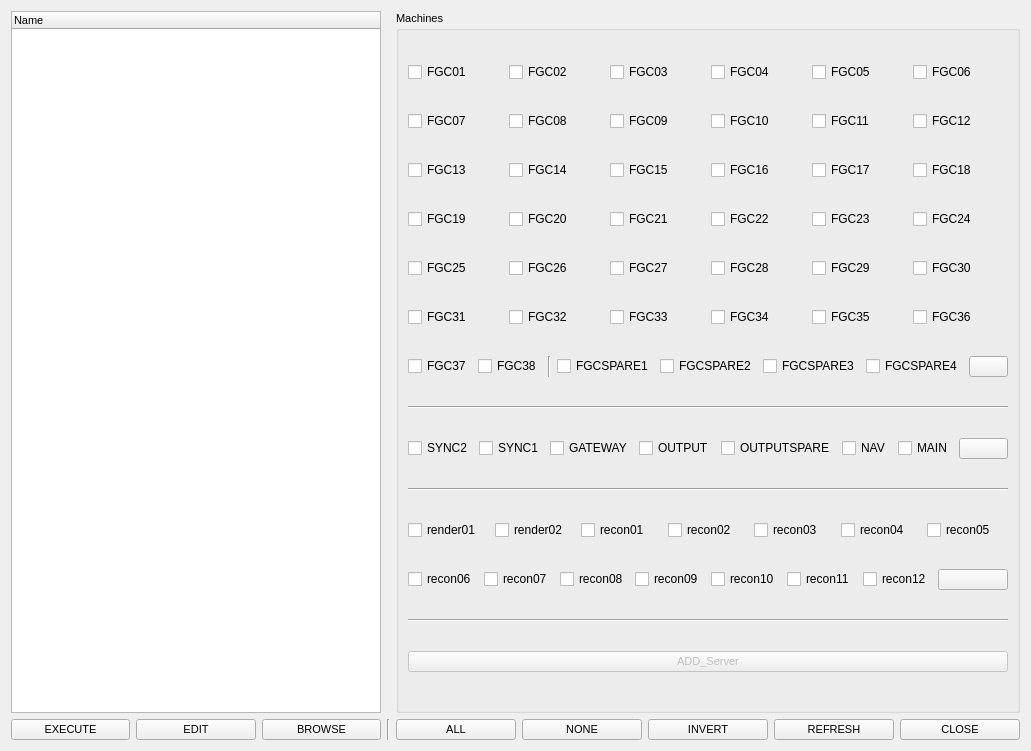
<?xml version="1.0" encoding="UTF-8"?>
<ui version="4.0">
 <class>Form</class>
 <widget class="QWidget" name="Form">
  <property name="geometry">
   <rect>
    <x>0</x>
    <y>0</y>
    <width>1031</width>
    <height>751</height>
   </rect>
  </property>
  <property name="windowTitle">
   <string>ITool - @lex</string>
  </property>
  <layout class="QGridLayout" name="gridLayout">
   <item row="0" column="0">
    <widget class="QTreeWidget" name="treeWidget">
     <property name="font">
      <font>
       <pointsize>8</pointsize>
      </font>
     </property>
     <property name="editTriggers">
      <set>QAbstractItemView::DoubleClicked|QAbstractItemView::EditKeyPressed|QAbstractItemView::SelectedClicked</set>
     </property>
     <property name="selectionMode">
      <enum>QAbstractItemView::SingleSelection</enum>
     </property>
     <column>
      <property name="text">
       <string>Name</string>
      </property>
     </column>
    </widget>
   </item>
   <item row="1" column="2">
    <layout class="QHBoxLayout" name="horizontalLayout">
     <item>
      <widget class="QPushButton" name="btnAll">
       <property name="font">
        <font>
         <pointsize>8</pointsize>
        </font>
       </property>
       <property name="toolTip">
        <string>&lt;html&gt;&lt;head/&gt;&lt;body&gt;&lt;p&gt;select all servers&lt;/p&gt;&lt;/body&gt;&lt;/html&gt;</string>
       </property>
       <property name="text">
        <string>ALL</string>
       </property>
      </widget>
     </item>
     <item>
      <widget class="QPushButton" name="btnNone">
       <property name="font">
        <font>
         <pointsize>8</pointsize>
        </font>
       </property>
       <property name="toolTip">
        <string>&lt;html&gt;&lt;head/&gt;&lt;body&gt;&lt;p&gt;unselect all servers&lt;/p&gt;&lt;/body&gt;&lt;/html&gt;</string>
       </property>
       <property name="text">
        <string>NONE</string>
       </property>
      </widget>
     </item>
     <item>
      <widget class="QPushButton" name="btnInvert">
       <property name="enabled">
        <bool>true</bool>
       </property>
       <property name="font">
        <font>
         <pointsize>8</pointsize>
        </font>
       </property>
       <property name="toolTip">
        <string>&lt;html&gt;&lt;head/&gt;&lt;body&gt;&lt;p&gt;invert selection servers&lt;/p&gt;&lt;/body&gt;&lt;/html&gt;</string>
       </property>
       <property name="text">
        <string>INVERT</string>
       </property>
      </widget>
     </item>
     <item>
      <widget class="QPushButton" name="btnRefresh">
       <property name="enabled">
        <bool>true</bool>
       </property>
       <property name="font">
        <font>
         <pointsize>8</pointsize>
        </font>
       </property>
       <property name="toolTip">
        <string>&lt;html&gt;&lt;head/&gt;&lt;body&gt;&lt;p&gt;ping all servers&lt;/p&gt;&lt;/body&gt;&lt;/html&gt;</string>
       </property>
       <property name="text">
        <string>REFRESH</string>
       </property>
      </widget>
     </item>
     <item>
      <widget class="QPushButton" name="btnClose">
       <property name="font">
        <font>
         <pointsize>8</pointsize>
        </font>
       </property>
       <property name="toolTip">
        <string>&lt;html&gt;&lt;head/&gt;&lt;body&gt;&lt;p&gt;close app&lt;/p&gt;&lt;/body&gt;&lt;/html&gt;</string>
       </property>
       <property name="text">
        <string>CLOSE</string>
       </property>
      </widget>
     </item>
    </layout>
   </item>
   <item row="1" column="0">
    <layout class="QHBoxLayout" name="horizontalLayout_11">
     <item>
      <widget class="QPushButton" name="btnRun">
       <property name="font">
        <font>
         <pointsize>8</pointsize>
        </font>
       </property>
       <property name="toolTip">
        <string>&lt;html&gt;&lt;head/&gt;&lt;body&gt;&lt;p&gt;run script&lt;/p&gt;&lt;/body&gt;&lt;/html&gt;</string>
       </property>
       <property name="text">
        <string>EXECUTE</string>
       </property>
      </widget>
     </item>
     <item>
      <widget class="QPushButton" name="btnEdit">
       <property name="font">
        <font>
         <pointsize>8</pointsize>
        </font>
       </property>
       <property name="toolTip">
        <string>&lt;html&gt;&lt;head/&gt;&lt;body&gt;&lt;p&gt;edit script&lt;/p&gt;&lt;/body&gt;&lt;/html&gt;</string>
       </property>
       <property name="text">
        <string>EDIT</string>
       </property>
      </widget>
     </item>
     <item>
      <widget class="QPushButton" name="btnBrowse">
       <property name="font">
        <font>
         <pointsize>8</pointsize>
        </font>
       </property>
       <property name="toolTip">
        <string>&lt;html&gt;&lt;head/&gt;&lt;body&gt;&lt;p&gt;change location&lt;/p&gt;&lt;/body&gt;&lt;/html&gt;</string>
       </property>
       <property name="text">
        <string>BROWSE</string>
       </property>
      </widget>
     </item>
    </layout>
   </item>
   <item row="1" column="1">
    <widget class="Line" name="line_5">
     <property name="font">
      <font>
       <pointsize>8</pointsize>
      </font>
     </property>
     <property name="orientation">
      <enum>Qt::Vertical</enum>
     </property>
    </widget>
   </item>
   <item row="0" column="2">
    <widget class="QGroupBox" name="gbServers">
     <property name="font">
      <font>
       <pointsize>8</pointsize>
      </font>
     </property>
     <property name="title">
      <string>Machines</string>
     </property>
     <layout class="QGridLayout" name="gridLayout_2">
      <item row="0" column="0">
       <layout class="QHBoxLayout" name="horizontalLayout_2">
        <item>
         <widget class="QCheckBox" name="FGC01">
          <property name="font">
           <font>
            <pointsize>9</pointsize>
           </font>
          </property>
          <property name="text">
           <string>FGC01</string>
          </property>
         </widget>
        </item>
        <item>
         <widget class="QCheckBox" name="FGC02">
          <property name="font">
           <font>
            <pointsize>9</pointsize>
           </font>
          </property>
          <property name="text">
           <string>FGC02</string>
          </property>
         </widget>
        </item>
        <item>
         <widget class="QCheckBox" name="FGC03">
          <property name="font">
           <font>
            <pointsize>9</pointsize>
           </font>
          </property>
          <property name="text">
           <string>FGC03</string>
          </property>
         </widget>
        </item>
        <item>
         <widget class="QCheckBox" name="FGC04">
          <property name="font">
           <font>
            <pointsize>9</pointsize>
           </font>
          </property>
          <property name="text">
           <string>FGC04</string>
          </property>
         </widget>
        </item>
        <item>
         <widget class="QCheckBox" name="FGC05">
          <property name="font">
           <font>
            <pointsize>9</pointsize>
           </font>
          </property>
          <property name="text">
           <string>FGC05</string>
          </property>
         </widget>
        </item>
        <item>
         <widget class="QCheckBox" name="FGC06">
          <property name="font">
           <font>
            <pointsize>9</pointsize>
           </font>
          </property>
          <property name="text">
           <string>FGC06</string>
          </property>
         </widget>
        </item>
       </layout>
      </item>
      <item row="7" column="0">
       <widget class="Line" name="line_2">
        <property name="font">
         <font>
          <pointsize>8</pointsize>
         </font>
        </property>
        <property name="orientation">
         <enum>Qt::Horizontal</enum>
        </property>
       </widget>
      </item>
      <item row="9" column="0">
       <widget class="Line" name="line_4">
        <property name="font">
         <font>
          <pointsize>8</pointsize>
         </font>
        </property>
        <property name="orientation">
         <enum>Qt::Horizontal</enum>
        </property>
       </widget>
      </item>
      <item row="3" column="0">
       <layout class="QHBoxLayout" name="horizontalLayout_5">
        <item>
         <widget class="QCheckBox" name="FGC19">
          <property name="font">
           <font>
            <pointsize>9</pointsize>
           </font>
          </property>
          <property name="text">
           <string>FGC19</string>
          </property>
         </widget>
        </item>
        <item>
         <widget class="QCheckBox" name="FGC20">
          <property name="font">
           <font>
            <pointsize>9</pointsize>
           </font>
          </property>
          <property name="text">
           <string>FGC20</string>
          </property>
         </widget>
        </item>
        <item>
         <widget class="QCheckBox" name="FGC21">
          <property name="font">
           <font>
            <pointsize>9</pointsize>
           </font>
          </property>
          <property name="text">
           <string>FGC21</string>
          </property>
         </widget>
        </item>
        <item>
         <widget class="QCheckBox" name="FGC22">
          <property name="font">
           <font>
            <pointsize>9</pointsize>
           </font>
          </property>
          <property name="text">
           <string>FGC22</string>
          </property>
         </widget>
        </item>
        <item>
         <widget class="QCheckBox" name="FGC23">
          <property name="font">
           <font>
            <pointsize>9</pointsize>
           </font>
          </property>
          <property name="text">
           <string>FGC23</string>
          </property>
         </widget>
        </item>
        <item>
         <widget class="QCheckBox" name="FGC24">
          <property name="font">
           <font>
            <pointsize>9</pointsize>
           </font>
          </property>
          <property name="text">
           <string>FGC24</string>
          </property>
         </widget>
        </item>
       </layout>
      </item>
      <item row="1" column="0">
       <layout class="QHBoxLayout" name="horizontalLayout_3">
        <item>
         <widget class="QCheckBox" name="FGC07">
          <property name="font">
           <font>
            <pointsize>9</pointsize>
           </font>
          </property>
          <property name="text">
           <string>FGC07</string>
          </property>
         </widget>
        </item>
        <item>
         <widget class="QCheckBox" name="FGC08">
          <property name="font">
           <font>
            <pointsize>9</pointsize>
           </font>
          </property>
          <property name="text">
           <string>FGC08</string>
          </property>
         </widget>
        </item>
        <item>
         <widget class="QCheckBox" name="FGC09">
          <property name="font">
           <font>
            <pointsize>9</pointsize>
           </font>
          </property>
          <property name="text">
           <string>FGC09</string>
          </property>
         </widget>
        </item>
        <item>
         <widget class="QCheckBox" name="FGC10">
          <property name="font">
           <font>
            <pointsize>9</pointsize>
           </font>
          </property>
          <property name="text">
           <string>FGC10</string>
          </property>
         </widget>
        </item>
        <item>
         <widget class="QCheckBox" name="FGC11">
          <property name="font">
           <font>
            <pointsize>9</pointsize>
           </font>
          </property>
          <property name="text">
           <string>FGC11</string>
          </property>
         </widget>
        </item>
        <item>
         <widget class="QCheckBox" name="FGC12">
          <property name="font">
           <font>
            <pointsize>9</pointsize>
           </font>
          </property>
          <property name="text">
           <string>FGC12</string>
          </property>
         </widget>
        </item>
       </layout>
      </item>
      <item row="8" column="0">
       <layout class="QHBoxLayout" name="horizontalLayout_9">
        <item>
         <widget class="QCheckBox" name="Sync2">
          <property name="font">
           <font>
            <pointsize>9</pointsize>
           </font>
          </property>
          <property name="text">
           <string>SYNC2</string>
          </property>
         </widget>
        </item>
        <item>
         <widget class="QCheckBox" name="Sync1">
          <property name="font">
           <font>
            <pointsize>9</pointsize>
           </font>
          </property>
          <property name="text">
           <string>SYNC1</string>
          </property>
         </widget>
        </item>
        <item>
         <widget class="QCheckBox" name="Gateway">
          <property name="font">
           <font>
            <pointsize>9</pointsize>
           </font>
          </property>
          <property name="text">
           <string>GATEWAY</string>
          </property>
         </widget>
        </item>
        <item>
         <widget class="QCheckBox" name="Output">
          <property name="font">
           <font>
            <pointsize>9</pointsize>
           </font>
          </property>
          <property name="text">
           <string>OUTPUT</string>
          </property>
         </widget>
        </item>
        <item>
         <widget class="QCheckBox" name="Outputspare">
          <property name="font">
           <font>
            <pointsize>9</pointsize>
           </font>
          </property>
          <property name="text">
           <string>OUTPUTSPARE</string>
          </property>
         </widget>
        </item>
        <item>
         <widget class="QCheckBox" name="Nav">
          <property name="font">
           <font>
            <pointsize>9</pointsize>
            <weight>50</weight>
            <bold>false</bold>
           </font>
          </property>
          <property name="text">
           <string>NAV</string>
          </property>
         </widget>
        </item>
        <item>
         <widget class="QCheckBox" name="Main">
          <property name="font">
           <font>
            <pointsize>9</pointsize>
            <weight>50</weight>
            <bold>false</bold>
           </font>
          </property>
          <property name="text">
           <string>MAIN</string>
          </property>
         </widget>
        </item>
        <item>
         <widget class="QPushButton" name="btnMgmt">
          <property name="font">
           <font>
            <pointsize>8</pointsize>
           </font>
          </property>
          <property name="toolTip">
           <string>&lt;html&gt;&lt;head/&gt;&lt;body&gt;&lt;p&gt;select all MGMT&lt;/p&gt;&lt;/body&gt;&lt;/html&gt;</string>
          </property>
          <property name="toolTipDuration">
           <number>-1</number>
          </property>
          <property name="text">
           <string/>
          </property>
          <attribute name="buttonGroup">
           <string notr="true">buttonGroup</string>
          </attribute>
         </widget>
        </item>
       </layout>
      </item>
      <item row="10" column="0">
       <layout class="QHBoxLayout" name="horizontalLayout_10">
        <item>
         <widget class="QCheckBox" name="render01">
          <property name="enabled">
           <bool>true</bool>
          </property>
          <property name="font">
           <font>
            <pointsize>9</pointsize>
           </font>
          </property>
          <property name="text">
           <string>render01</string>
          </property>
         </widget>
        </item>
        <item>
         <widget class="QCheckBox" name="render02">
          <property name="enabled">
           <bool>true</bool>
          </property>
          <property name="font">
           <font>
            <pointsize>9</pointsize>
           </font>
          </property>
          <property name="text">
           <string>render02</string>
          </property>
         </widget>
        </item>
        <item>
         <widget class="QCheckBox" name="recon01">
          <property name="enabled">
           <bool>true</bool>
          </property>
          <property name="font">
           <font>
            <pointsize>9</pointsize>
           </font>
          </property>
          <property name="text">
           <string>recon01</string>
          </property>
         </widget>
        </item>
        <item>
         <widget class="QCheckBox" name="recon02">
          <property name="enabled">
           <bool>true</bool>
          </property>
          <property name="font">
           <font>
            <pointsize>9</pointsize>
           </font>
          </property>
          <property name="text">
           <string>recon02</string>
          </property>
         </widget>
        </item>
        <item>
         <widget class="QCheckBox" name="recon03">
          <property name="font">
           <font>
            <pointsize>9</pointsize>
           </font>
          </property>
          <property name="text">
           <string>recon03</string>
          </property>
         </widget>
        </item>
        <item>
         <widget class="QCheckBox" name="recon04">
          <property name="font">
           <font>
            <pointsize>9</pointsize>
           </font>
          </property>
          <property name="text">
           <string>recon04</string>
          </property>
         </widget>
        </item>
        <item>
         <widget class="QCheckBox" name="recon05">
          <property name="enabled">
           <bool>true</bool>
          </property>
          <property name="font">
           <font>
            <pointsize>9</pointsize>
           </font>
          </property>
          <property name="text">
           <string>recon05</string>
          </property>
         </widget>
        </item>
       </layout>
      </item>
      <item row="5" column="0">
       <layout class="QHBoxLayout" name="horizontalLayout_6">
        <item>
         <widget class="QCheckBox" name="FGC31">
          <property name="font">
           <font>
            <pointsize>9</pointsize>
           </font>
          </property>
          <property name="text">
           <string>FGC31</string>
          </property>
         </widget>
        </item>
        <item>
         <widget class="QCheckBox" name="FGC32">
          <property name="font">
           <font>
            <pointsize>9</pointsize>
           </font>
          </property>
          <property name="text">
           <string>FGC32</string>
          </property>
         </widget>
        </item>
        <item>
         <widget class="QCheckBox" name="FGC33">
          <property name="font">
           <font>
            <pointsize>9</pointsize>
           </font>
          </property>
          <property name="text">
           <string>FGC33</string>
          </property>
         </widget>
        </item>
        <item>
         <widget class="QCheckBox" name="FGC34">
          <property name="font">
           <font>
            <pointsize>9</pointsize>
           </font>
          </property>
          <property name="text">
           <string>FGC34</string>
          </property>
         </widget>
        </item>
        <item>
         <widget class="QCheckBox" name="FGC35">
          <property name="font">
           <font>
            <pointsize>9</pointsize>
           </font>
          </property>
          <property name="text">
           <string>FGC35</string>
          </property>
         </widget>
        </item>
        <item>
         <widget class="QCheckBox" name="FGC36">
          <property name="font">
           <font>
            <pointsize>9</pointsize>
           </font>
          </property>
          <property name="text">
           <string>FGC36</string>
          </property>
         </widget>
        </item>
       </layout>
      </item>
      <item row="6" column="0">
       <layout class="QHBoxLayout" name="horizontalLayout_7">
        <item>
         <widget class="QCheckBox" name="FGC37">
          <property name="font">
           <font>
            <pointsize>9</pointsize>
           </font>
          </property>
          <property name="text">
           <string>FGC37</string>
          </property>
         </widget>
        </item>
        <item>
         <widget class="QCheckBox" name="FGC38">
          <property name="font">
           <font>
            <pointsize>9</pointsize>
           </font>
          </property>
          <property name="text">
           <string>FGC38</string>
          </property>
         </widget>
        </item>
        <item>
         <widget class="Line" name="line">
          <property name="font">
           <font>
            <pointsize>8</pointsize>
           </font>
          </property>
          <property name="orientation">
           <enum>Qt::Vertical</enum>
          </property>
         </widget>
        </item>
        <item>
         <widget class="QCheckBox" name="FGCSPARE1">
          <property name="font">
           <font>
            <pointsize>9</pointsize>
           </font>
          </property>
          <property name="text">
           <string>FGCSPARE1</string>
          </property>
         </widget>
        </item>
        <item>
         <widget class="QCheckBox" name="FGCSPARE2">
          <property name="font">
           <font>
            <pointsize>9</pointsize>
           </font>
          </property>
          <property name="text">
           <string>FGCSPARE2</string>
          </property>
         </widget>
        </item>
        <item>
         <widget class="QCheckBox" name="FGCSPARE3">
          <property name="font">
           <font>
            <pointsize>9</pointsize>
           </font>
          </property>
          <property name="text">
           <string>FGCSPARE3</string>
          </property>
         </widget>
        </item>
        <item>
         <widget class="QCheckBox" name="FGCSPARE4">
          <property name="font">
           <font>
            <pointsize>9</pointsize>
           </font>
          </property>
          <property name="text">
           <string>FGCSPARE4</string>
          </property>
         </widget>
        </item>
        <item>
         <widget class="QPushButton" name="btnFGC">
          <property name="font">
           <font>
            <pointsize>8</pointsize>
           </font>
          </property>
          <property name="toolTip">
           <string>&lt;html&gt;&lt;head/&gt;&lt;body&gt;&lt;p&gt;select all FGC&lt;/p&gt;&lt;/body&gt;&lt;/html&gt;</string>
          </property>
          <property name="styleSheet">
           <string notr="true"/>
          </property>
          <property name="text">
           <string/>
          </property>
          <attribute name="buttonGroup">
           <string notr="true">buttonGroup</string>
          </attribute>
         </widget>
        </item>
       </layout>
      </item>
      <item row="11" column="0">
       <layout class="QHBoxLayout" name="horizontalLayout_22">
        <item>
         <widget class="QCheckBox" name="recon06">
          <property name="enabled">
           <bool>true</bool>
          </property>
          <property name="font">
           <font>
            <pointsize>9</pointsize>
           </font>
          </property>
          <property name="text">
           <string>recon06</string>
          </property>
         </widget>
        </item>
        <item>
         <widget class="QCheckBox" name="recon07">
          <property name="enabled">
           <bool>true</bool>
          </property>
          <property name="font">
           <font>
            <pointsize>9</pointsize>
           </font>
          </property>
          <property name="text">
           <string>recon07</string>
          </property>
         </widget>
        </item>
        <item>
         <widget class="QCheckBox" name="recon08">
          <property name="font">
           <font>
            <pointsize>9</pointsize>
           </font>
          </property>
          <property name="text">
           <string>recon08</string>
          </property>
         </widget>
        </item>
        <item>
         <widget class="QCheckBox" name="recon09">
          <property name="enabled">
           <bool>true</bool>
          </property>
          <property name="font">
           <font>
            <pointsize>9</pointsize>
           </font>
          </property>
          <property name="text">
           <string>recon09</string>
          </property>
         </widget>
        </item>
        <item>
         <widget class="QCheckBox" name="recon10">
          <property name="enabled">
           <bool>true</bool>
          </property>
          <property name="font">
           <font>
            <pointsize>9</pointsize>
           </font>
          </property>
          <property name="text">
           <string>recon10</string>
          </property>
         </widget>
        </item>
        <item>
         <widget class="QCheckBox" name="recon11">
          <property name="font">
           <font>
            <pointsize>9</pointsize>
           </font>
          </property>
          <property name="text">
           <string>recon11</string>
          </property>
         </widget>
        </item>
        <item>
         <widget class="QCheckBox" name="recon12">
          <property name="enabled">
           <bool>true</bool>
          </property>
          <property name="font">
           <font>
            <pointsize>9</pointsize>
           </font>
          </property>
          <property name="text">
           <string>recon12</string>
          </property>
         </widget>
        </item>
        <item>
         <widget class="QPushButton" name="btnRecon">
          <property name="font">
           <font>
            <pointsize>8</pointsize>
           </font>
          </property>
          <property name="toolTip">
           <string>&lt;html&gt;&lt;head/&gt;&lt;body&gt;&lt;p&gt;select all 3rd Rack&lt;/p&gt;&lt;/body&gt;&lt;/html&gt;</string>
          </property>
          <property name="toolTipDuration">
           <number>-1</number>
          </property>
          <property name="text">
           <string/>
          </property>
          <attribute name="buttonGroup">
           <string notr="true">buttonGroup</string>
          </attribute>
         </widget>
        </item>
       </layout>
      </item>
      <item row="4" column="0">
       <layout class="QHBoxLayout" name="horizontalLayout_8">
        <item>
         <widget class="QCheckBox" name="FGC25">
          <property name="font">
           <font>
            <pointsize>9</pointsize>
           </font>
          </property>
          <property name="text">
           <string>FGC25</string>
          </property>
         </widget>
        </item>
        <item>
         <widget class="QCheckBox" name="FGC26">
          <property name="font">
           <font>
            <pointsize>9</pointsize>
           </font>
          </property>
          <property name="text">
           <string>FGC26</string>
          </property>
         </widget>
        </item>
        <item>
         <widget class="QCheckBox" name="FGC27">
          <property name="font">
           <font>
            <pointsize>9</pointsize>
           </font>
          </property>
          <property name="text">
           <string>FGC27</string>
          </property>
         </widget>
        </item>
        <item>
         <widget class="QCheckBox" name="FGC28">
          <property name="font">
           <font>
            <pointsize>9</pointsize>
           </font>
          </property>
          <property name="text">
           <string>FGC28</string>
          </property>
         </widget>
        </item>
        <item>
         <widget class="QCheckBox" name="FGC29">
          <property name="font">
           <font>
            <pointsize>9</pointsize>
           </font>
          </property>
          <property name="text">
           <string>FGC29</string>
          </property>
         </widget>
        </item>
        <item>
         <widget class="QCheckBox" name="FGC30">
          <property name="font">
           <font>
            <pointsize>9</pointsize>
           </font>
          </property>
          <property name="text">
           <string>FGC30</string>
          </property>
         </widget>
        </item>
       </layout>
      </item>
      <item row="2" column="0">
       <layout class="QHBoxLayout" name="horizontalLayout_4">
        <item>
         <widget class="QCheckBox" name="FGC13">
          <property name="font">
           <font>
            <pointsize>9</pointsize>
           </font>
          </property>
          <property name="text">
           <string>FGC13</string>
          </property>
         </widget>
        </item>
        <item>
         <widget class="QCheckBox" name="FGC14">
          <property name="font">
           <font>
            <pointsize>9</pointsize>
           </font>
          </property>
          <property name="text">
           <string>FGC14</string>
          </property>
         </widget>
        </item>
        <item>
         <widget class="QCheckBox" name="FGC15">
          <property name="font">
           <font>
            <pointsize>9</pointsize>
           </font>
          </property>
          <property name="text">
           <string>FGC15</string>
          </property>
         </widget>
        </item>
        <item>
         <widget class="QCheckBox" name="FGC16">
          <property name="font">
           <font>
            <pointsize>9</pointsize>
           </font>
          </property>
          <property name="text">
           <string>FGC16</string>
          </property>
         </widget>
        </item>
        <item>
         <widget class="QCheckBox" name="FGC17">
          <property name="font">
           <font>
            <pointsize>9</pointsize>
           </font>
          </property>
          <property name="text">
           <string>FGC17</string>
          </property>
         </widget>
        </item>
        <item>
         <widget class="QCheckBox" name="FGC18">
          <property name="font">
           <font>
            <pointsize>9</pointsize>
           </font>
          </property>
          <property name="text">
           <string>FGC18</string>
          </property>
         </widget>
        </item>
       </layout>
      </item>
      <item row="14" column="0">
       <widget class="QPushButton" name="btnAddServer">
        <property name="enabled">
         <bool>false</bool>
        </property>
        <property name="text">
         <string>ADD_Server</string>
        </property>
       </widget>
      </item>
      <item row="12" column="0">
       <widget class="Line" name="line_3">
        <property name="orientation">
         <enum>Qt::Horizontal</enum>
        </property>
       </widget>
      </item>
      <item row="13" column="0">
       <layout class="QHBoxLayout" name="horizontalLayout_24"/>
      </item>
     </layout>
    </widget>
   </item>
  </layout>
 </widget>
 <resources/>
 <connections/>
 <buttongroups>
  <buttongroup name="buttonGroup">
   <property name="exclusive">
    <bool>true</bool>
   </property>
  </buttongroup>
 </buttongroups>
</ui>
